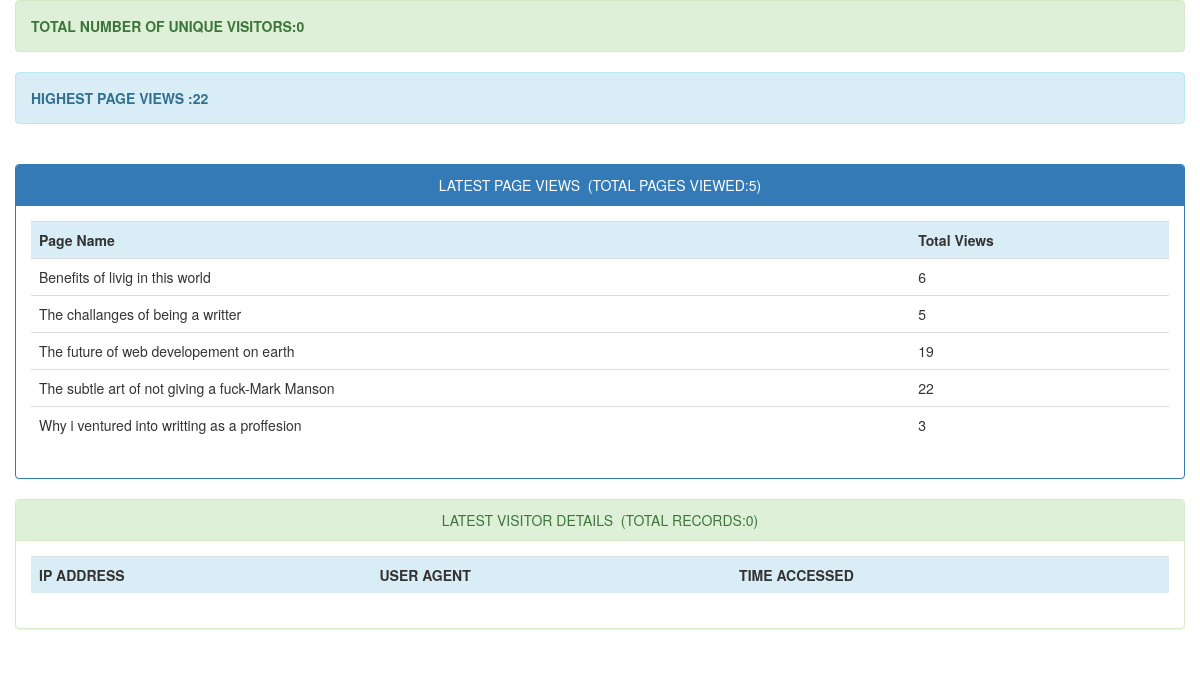
Page /adminstats/index.php on the committed database.
### tables this page shows
CREATE TABLE `page_hits` (
  `page` varchar(255) NOT NULL,
  `count` int(11) DEFAULT NULL
);

### adminstats/index.php (the view, shortened to what this page needs)
<!DOCTYPE html>
<html>
<head>
	<link rel="stylesheet" type="text/css" href="bootstrap/css/bootstrap.css">
	<link rel="stylesheet" type="text/css" href="bootstrap/css/bootstrap.min.css">
</head>
<body>
	<div class="container">
		<div class="row">
			<div class="alert alert-success">
				<strong><?php
				$sql = "SELECT COUNT(DISTINCT ip_address) AS alias FROM visitor_info";
				$query = $db->prepare($sql);
				$query->execute();
				$unique_visitors = $query->fetch()['alias'];
				echo "TOTAL NUMBER OF UNIQUE VISITORS:".$unique_visitors;
				?></strong>
			</div>
			<div class="alert alert-info">
				<strong><?php
				$sql = "SELECT MAX(count) AS maximum FROM page_hits";
				$query = $db->prepare($sql);
				$query->execute();
				$maxcount = $query->fetch()['maximum'];
				echo "HIGHEST PAGE VIEWS :".$maxcount;
				?></strong>
			</div><br>
			<div class="panel panel-primary">
				<div class="panel-heading text-center">LATEST PAGE VIEWS&nbsp;&nbsp;(TOTAL PAGES VIEWED:<?php require_once("count_pages.php"); ?>)</div>
				<div class="panel-body">
					<div class="table-responsive">
						<table class="table">
							<tr class="info">
								<th>Page Name</th>
								<th>Total Views</th>
							</tr>
							<?php
							include("connect.php");
							try {
								$con=new PDO($dsn,$username,$password);
								$con->setAttribute(PDO::ATTR_ERRMODE,PDO::ERRMODE_EXCEPTION);
							} catch (Exception $ex) {
								echo 'Not Connected '.$ex->getMessage();
							}
							$stmt=$con->prepare('SELECT * FROM page_hits LIMIT 30');
							$stmt->execute();
							$resources=$stmt->fetchAll();
							foreach ($resources as $resource) {
								echo '
								<tr>
								<td>'.$resource['page'].'</td>
								<td>'.$resource['count'].'</td>
								</tr>';
							}
							?>
						</table>
					</div>
				</div>
			</div>
		</div>
		<div class="row">
			<div class="panel panel-success">
				<div class="panel-heading text-center">LATEST VISITOR DETAILS&nbsp;&nbsp;(TOTAL RECORDS:<?php require_once("count_user_stats.php"); ?>)</div>
				<div class="panel-body">
					<div class="table-responsive">
						<table class="table">
							<tr class="info">
								<th>IP ADDRESS</th>
								<th>USER AGENT</th>
								<th>TIME ACCESSED</th>
							</tr>
						</table>
					</div>
				</div>
			</div>
		</div>
	</div>
</body>
</html>

### rows in the picture
page_hits: page "Benefits of livig in this world", count "6"
page_hits: page "The challanges of being a writter", count "5"
page_hits: page "The future of web developement on earth", count "19"
page_hits: page "The subtle art of not giving a fuck-Mark Manson", count "22"
page_hits: page "Why i ventured into writting as a proffesion", count "3"

### other values in the picture
$unique_visitors "0"
$maxcount "22"
$rowcount "5"
$rowcount "0"
